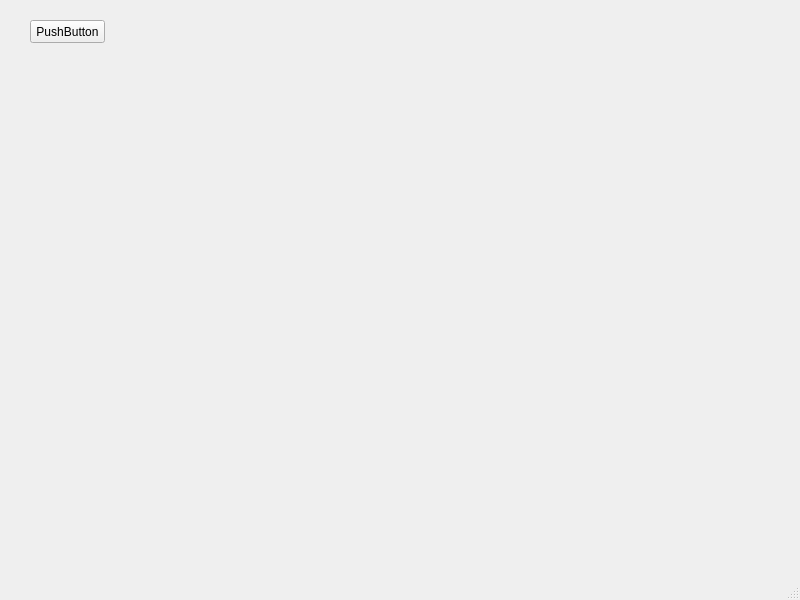
<?xml version="1.0" encoding="UTF-8"?>
<ui version="4.0">
 <class>MainWindow</class>
 <widget class="QMainWindow" name="MainWindow">
  <property name="geometry">
   <rect>
    <x>0</x>
    <y>0</y>
    <width>800</width>
    <height>600</height>
   </rect>
  </property>
  <property name="windowTitle">
   <string>MainWindow</string>
  </property>
  <widget class="QWidget" name="centralwidget">
   <widget class="QPushButton" name="pushButton">
    <property name="geometry">
     <rect>
      <x>30</x>
      <y>20</y>
      <width>75</width>
      <height>23</height>
     </rect>
    </property>
    <property name="text">
     <string>PushButton</string>
    </property>
   </widget>
  </widget>
  <widget class="QMenuBar" name="menubar">
   <property name="geometry">
    <rect>
     <x>0</x>
     <y>0</y>
     <width>800</width>
     <height>21</height>
    </rect>
   </property>
  </widget>
  <widget class="QStatusBar" name="statusbar"/>
 </widget>
 <resources/>
 <connections/>
</ui>
